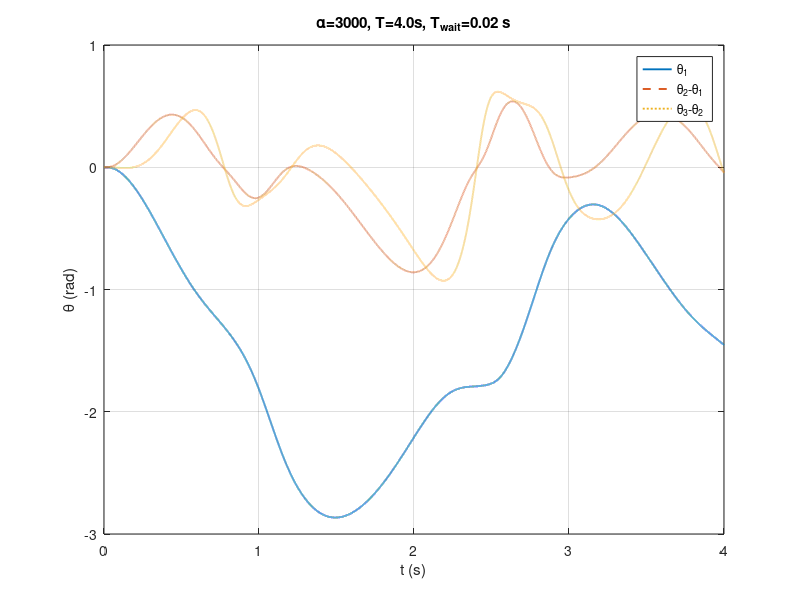
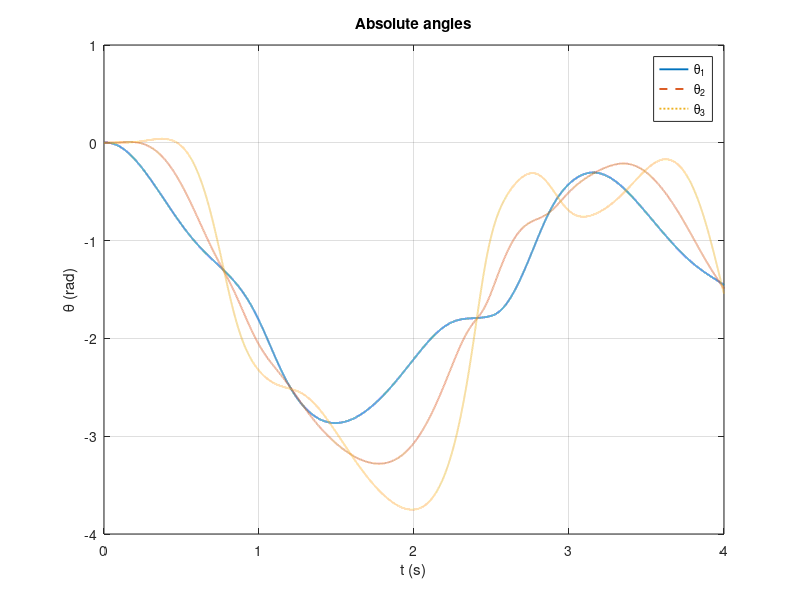

MATLAB code for these plots, in order:
function [tlog, th1_log, rel12_log, rel23_log] = simulate_method_full_3link(alpha_speed, T)
% simulate_method_full_3link
% 3-link serial chain: world ↔ link1 ↔ link2 ↔ link3
% Unknowns X = [x1dd y1dd th1dd x2dd y2dd th2dd x3dd y3dd th3dd  λ1 λ2 λ3 λ4 λ5 λ6]^T
% λ1,λ2: base (world↔1);  λ3,λ4: joint 1 (1↔2);  λ5,λ6: joint 2 (2↔3)
% Outputs: th1 (absolute), (th2 - th1), (th3 - th2)
%
% Note on constraints:
% - Base constraints (world↔link1) are absolute: the world point has zero acceleration,
%   so the residual equals the endpoint acceleration of link1 (plus Adot*dq).
% - Joint constraints are relative: residual is "left endpoint minus right endpoint"
%   (plus Adot*dq). This is why base residuals look sign-different from joint ones.

if nargin<1, alpha_speed = 3000; end
if nargin<2, T = 4; end

% ---- Parameters ----
g0 = 9.81;   % gravity
b  = 0.5;    % joint viscous damping (relative)
L  = 1.0;    % link length
m  = 1.0;    % link mass
J  = L^2/12; % link moment of inertia about COM (slender rod)
Lh = 0.5*L;  % half-length to endpoints

% ---- Time ----
dt    = 1e-4;
steps = ceil(T/dt);
tlog  = (0:steps-1)*dt;
Twait = 0.02;  % wait before integrating outer angles (lets inner loop settle)

% ---- Outer (angle) states ----
th1=0; th2=0; th3=0;     % angles
w1=0;  w2=0;  w3=0;      % angular rates

% ---- Inner unknowns (accelerations and lambdas) ----
X = zeros(15,1);

% ---- Logs ----
th1_log   = zeros(1,steps);
rel12_log = zeros(1,steps);
rel23_log = zeros(1,steps);

for k = 1:steps
    % Trig
    s1=sin(th1); c1=cos(th1);
    s2=sin(th2); c2=cos(th2);
    s3=sin(th3); c3=cos(th3);

    % Unpack X
    x1dd=X(1);  y1dd=X(2);  th1dd=X(3);
    x2dd=X(4);  y2dd=X(5);  th2dd=X(6);
    x3dd=X(7);  y3dd=X(8);  th3dd=X(9);
    lam1=X(10); lam2=X(11); lam3=X(12); lam4=X(13); lam5=X(14); lam6=X(15);

    % ---- Relative viscous torques τi at joints (w0=0, w4=0) ----
    % Each tau is the net damping torque on the link due to relative rates.
    tau1 = -b*w1            + b*(w2 - w1);
    tau2 = -b*(w2 - w1)     + b*(w3 - w2);
    tau3 = -b*(w3 - w2);

    % ---- Adot*dq terms (Coriolis/centripetal-like) ----
    % Base constraint is absolute (to world, taken as inertial), joints are relative.
    ad1 = +Lh*c1*w1^2;                        % base x
    ad2 = +Lh*s1*w1^2;                        % base y
    ad3 = -Lh*(c1*w1^2 + c2*w2^2);            % joint1 x (left minus right)
    ad4 = -Lh*(s1*w1^2 + s2*w2^2);            % joint1 y
    ad5 = -Lh*(c2*w2^2 + c3*w3^2);            % joint2 x
    ad6 = -Lh*(s2*w2^2 + s3*w3^2);            % joint2 y

    % ================= "Top" equations: e1..e9 (link dynamics + gravity + joint/base forces) =================
    % link1
    e1 = m*x1dd - (lam1 + lam3);
    e2 = m*y1dd - (lam2 + lam4) + m*g0;
    e3 = J*th1dd - ( Lh*s1*lam1 - Lh*c1*lam2 - Lh*s1*lam3 + Lh*c1*lam4 ) - tau1;

    % link2 (left +lam3,lam4; right -lam5,lam6)
    e4 = m*x2dd + lam3 - lam5;
    e5 = m*y2dd + lam4 - lam6 + m*g0;
    e6 = J*th2dd - ( -Lh*s2*lam3 + Lh*c2*lam4 ) ...
                  - ( -Lh*s2*lam5 + Lh*c2*lam6 ) - tau2;

    % link3 (only the left joint2 acts)
    e7 = m*x3dd + lam5;
    e8 = m*y3dd + lam6 + m*g0;
    e9 = J*th3dd - ( -Lh*s3*lam5 + Lh*c3*lam6 ) - tau3;

    % ================= "Bottom" constraint residuals: c1r..c6r =================
    % base (world↔1): absolute constraint (world acceleration = 0)
    c1r = x1dd + Lh*s1*th1dd + ad1;
    c2r = y1dd - Lh*c1*th1dd + ad2;

    % joint1 (1↔2): relative (left minus right)
    c3r = (x1dd - Lh*s1*th1dd) - (x2dd + Lh*s2*th2dd) + ad3;
    c4r = (y1dd + Lh*c1*th1dd) - (y2dd - Lh*c2*th2dd) + ad4;

    % joint2 (2↔3): relative (left minus right)
    c5r = (x2dd - Lh*s2*th2dd) - (x3dd + Lh*s3*th3dd) + ad5;
    c6r = (y2dd + Lh*c2*th2dd) - (y3dd - Lh*c3*th3dd) + ad6;

    % ================= Gradient g = K^T r : g1..g15 =================
    % ddq columns
    g1 =  m*e1 + c1r + c3r;                                           % x1dd
    g2 =  m*e2 + c2r + c4r;                                           % y1dd
    g3 =  J*e3 + ( +Lh*s1)*c1r + ( -Lh*c1)*c2r ...
              + ( -Lh*s1)*c3r + ( +Lh*c1)*c4r;                        % th1dd

    g4 =  m*e4 - c3r + c5r;                                           % x2dd
    g5 =  m*e5 - c4r + c6r;                                           % y2dd
    g6 =  J*e6 + ( -Lh*s2)*(c3r + c5r) + ( +Lh*c2)*(c4r + c6r);       % th2dd

    g7 =  m*e7 - c5r;                                                 % x3dd
    g8 =  m*e8 - c6r;                                                 % y3dd
    g9 =  J*e9 + ( -Lh*s3)*c5r + ( +Lh*c3)*c6r;                       % th3dd

    % lambda columns (using only the Top rows)
    g10 = -( e1 + Lh*s1*e3 );                                         % λ1 (base x)
    g11 = -( e2 - Lh*c1*e3 );                                         % λ2 (base y)
    g12 = -( e1 - Lh*s1*e3 - e4 - Lh*s2*e6 );                         % λ3 (joint1 x)
    g13 = -( e2 + Lh*c1*e3 - e5 + Lh*c2*e6 );                         % λ4 (joint1 y)
    g14 = -( e4 - Lh*s2*e6 - e7 - Lh*s3*e9 );                         % λ5 (joint2 x)
    g15 = -( e5 + Lh*c2*e6 - e8 + Lh*c3*e9 );                         % λ6 (joint2 y)

    gvec = [g1;g2;g3; g4;g5;g6; g7;g8;g9; g10;g11;g12;g13;g14;g15];

    % ---- Inner gradient descent step ----
    X = X - dt*alpha_speed*gvec;

    % ---- Outer double integration (after Twait) ----
    if tlog(k) >= Twait
        th1dd = X(3);  th2dd = X(6);  th3dd = X(9);
        w1 = w1 + dt*th1dd;  w2 = w2 + dt*th2dd;  w3 = w3 + dt*th3dd;
        th1 = th1 + dt*w1;   th2 = th2 + dt*w2;   th3 = th3 + dt*w3;
    end

    % ---- Logs ----
    th1_log(k)   = th1;
    rel12_log(k) = th2 - th1;
    rel23_log(k) = th3 - th2;
end

% ---- Plot: θ1 and relative angles ----
figure('Color','w','Name','3-link: th1 & relatives');
plot(tlog, th1_log,'LineWidth',1.35); hold on;
plot(tlog, rel12_log,'--','LineWidth',1.35);
plot(tlog, rel23_log,':','LineWidth',1.35);
grid on;
ylabel('\theta (rad)');
xlabel('t (s)');
title(sprintf('\\alpha=%.0f, T=%.1fs, T_{wait}=%.3g s',alpha_speed,T,Twait));
legend('\theta_1','\theta_2-\theta_1','\theta_3-\theta_2','Location','best');

% ---- Absolute angles (recover th2, th3) ----
th2_log = th1_log + rel12_log;
th3_log = th2_log + rel23_log;

figure('Color','w','Name','3-link: absolute thetas');
plot(tlog, th1_log,'LineWidth',1.35); hold on;
plot(tlog, th2_log,'--','LineWidth',1.35);
plot(tlog, th3_log,':','LineWidth',1.35);
grid on;
ylabel('\theta (rad)');
xlabel('t (s)');
legend('\theta_1','\theta_2','\theta_3','Location','best');
title('Absolute angles');
end
